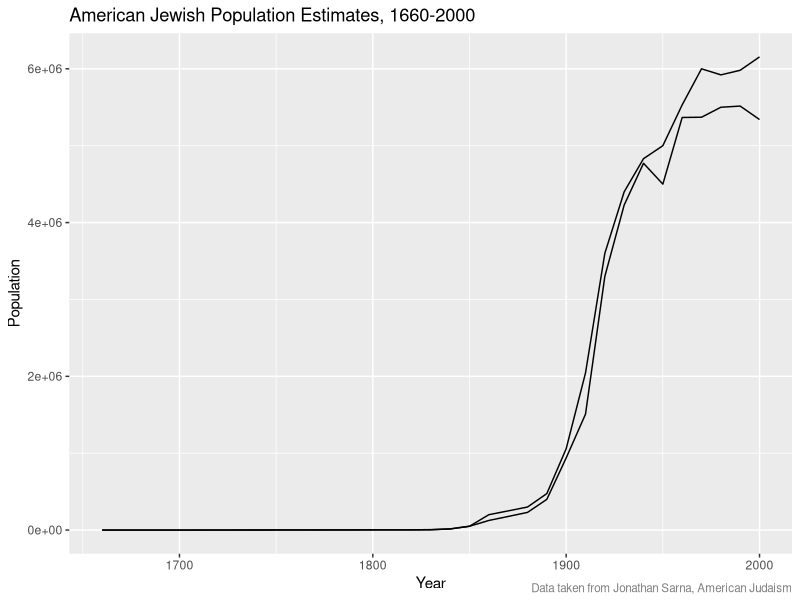
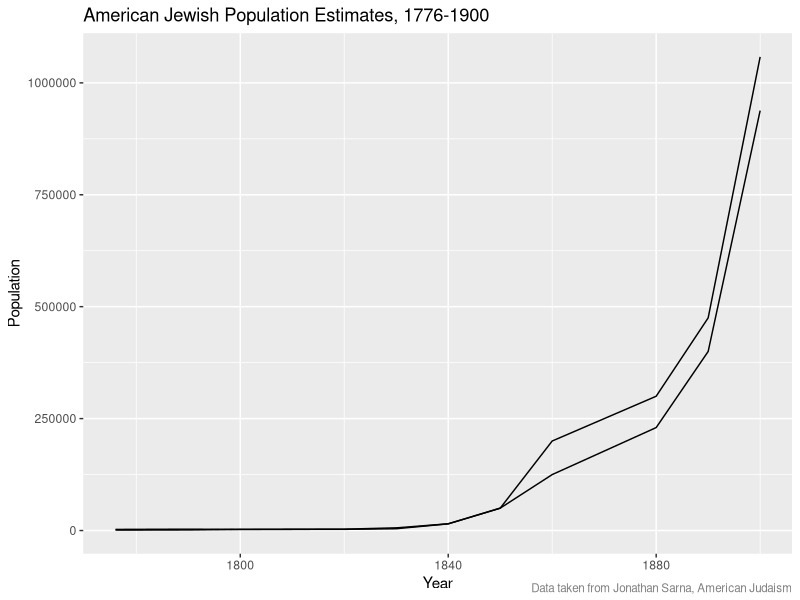

The R source for these figures, in order:
# R script to chart demographic data on American Judaism

# Lincoln Mullen <lincoln@lincolnmullen.com>
# MIT License <http://lmullen.mit-license.org/> 

library(ggplot2)

makeFootnote <- function(footnoteText=
                         format(Sys.time(), "%d %b %Y"),
                         size= .7, color= grey(.5))
{
  require(grid)
  pushViewport(viewport())
  grid.text(label= footnoteText ,
            x = unit(1,"npc") - unit(2, "mm"),
            y= unit(2, "mm"),
            just=c("right", "bottom"),
            gp=gpar(cex= size, col=color))
  popViewport()
}

credit <- function() {
  return(makeFootnote("\nLincoln Mullen <http://lincolnmullen.com>"))
}

# Data
d <- read.csv("sarna.appendix.csv", comment.char = "#")

# Population estimates, 1660-2000
png( file="jews.1660-2000.ggplot.png" )
plot1 <- ggplot(d)
plot1 + 
geom_line(aes(d$year, d$estimate.low)) + 
geom_line(aes(d$year, d$estimate.high)) +
labs(title="American Jewish Population Estimates, 1660-2000", x = 
     "Year", y="Population")
makeFootnote("Data taken from Jonathan Sarna, American Judaism")
dev.off

# Population estimates, 1776-1900
png( file="jews.1776-1900.ggplot.png" )
plot2 <- ggplot(d[3:13,])
plot2 + 
geom_line(aes(d$year[3:13], d$estimate.low[3:13])) + 
geom_line(aes(d$year[3:13], d$estimate.high[3:13])) +
labs(title="American Jewish Population Estimates, 1776-1900", x = 
     "Year", y="Population")
makeFootnote("Data taken from Jonathan Sarna, American Judaism")
dev.off
